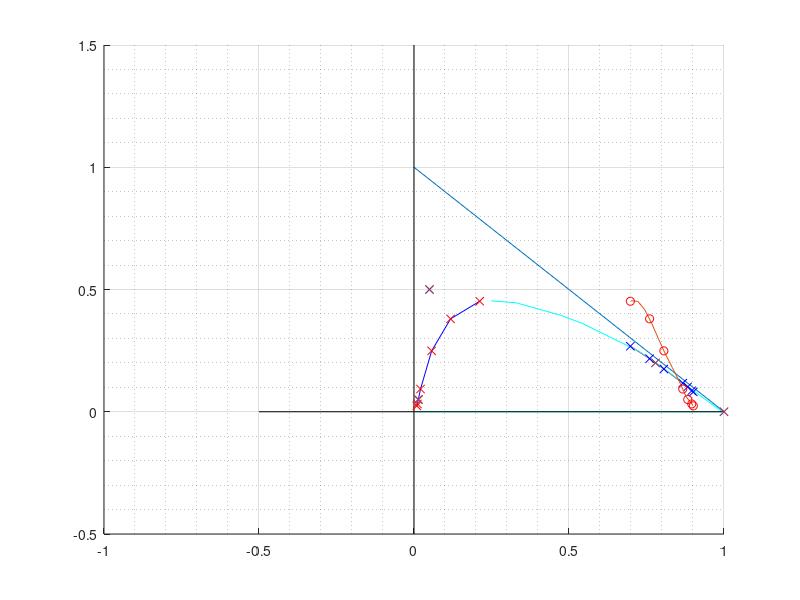
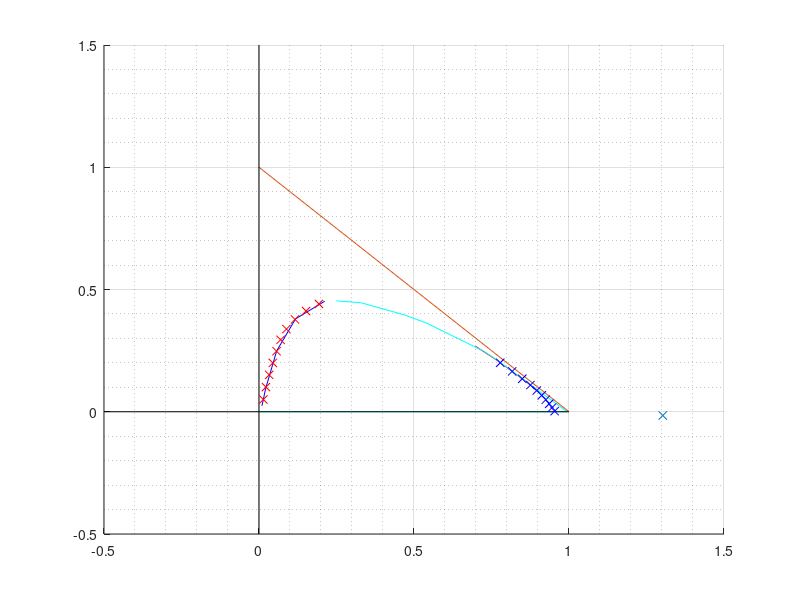
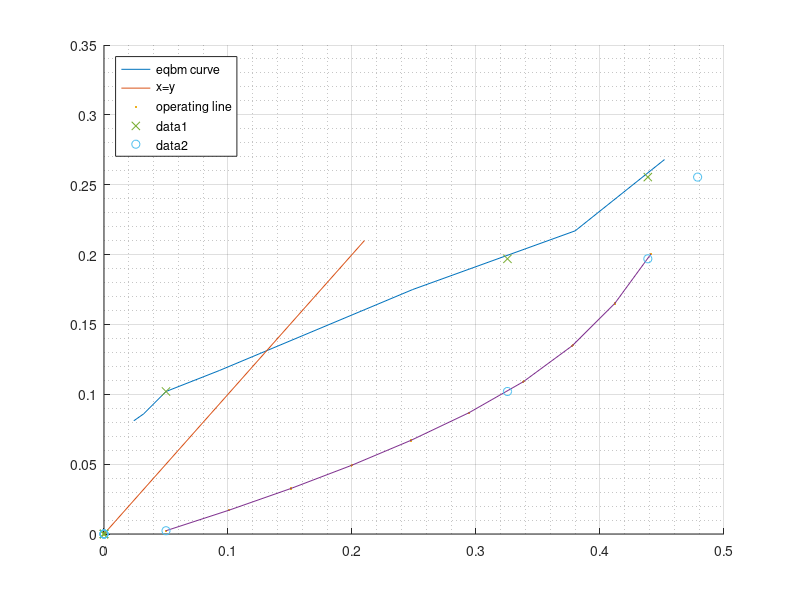

MATLAB code to generate these figures, in order:
% Ether-Carrier, Alcohol-A, Water-Solvent
clear; close all;
%% Equilibrium data
ar = 0.01*[2.4 3.2 5 9.3 24.9 38 45.2];
sr = 0.01*[0.9 1.1 1.4 2.1 5.7 11.8 21.2];
raff = spline(ar,sr);
r = spline(sr,ar);
ae = 0.01*[8.1 8.6 10.2 11.7 17.5 21.7 26.8];
se = 0.01*[90.1 89.6 88.3 86.7 80.6 76 69.8];
ext = spline(ae,se);
e = spline(se,ae);
%additional points
a_add = 0.01*[45.37 44.55 39.57 36.23 24.74 21.33 0 0];
s_add = 0.01*[24.93 33 47.01 54.11 72.52 76.61 99.4 0.5];
% %binodal curve
% a = zeros(1,22);
% a(1:7) = ar; 
% a(8:14) = ae; 
% a(15:21) = a_add(1:7);
% s = zeros(1,2);
% s(1:7) = sr; 
% s(8:14) = se; 
% s(15:21) = a_add(1:7);
% eqbm1 = spline(a,s);
% eqbm2 = spline(s,a);
%% plot
hold on;
plot(sr,ar,'b',se,ae,'r',s_add,a_add,'c');
%Completing the triangle
plot(linspace(0,1,5),1-linspace(0,1,5));
%Plotting the axes
plot(zeros(1,2),linspace(-0.5,1.5,2),'k');
plot(linspace(-0.5,1,2),zeros(1,2),'k');
plot(sr,ar,'rx',se,ae,'bx');
grid on; grid minor;
%% conjugate curve
curve = spline(se,ar);
plot(linspace(0.7,0.9,10),ppval(curve,linspace(0.7,0.9,10)),se,ar,'ro');
%% Given Feed Data
yF =0.5;
xF = 0.05;
yRN = 0.05;
xRN = ppval(raff,yRN);
yE1 = 0.2;
xE1 = ppval(ext,yE1);
plot([xF,xE1,xRN,1],[yF,yE1,yRN,0],'x');
%% Finding Del point
RS = polyfit([xRN,1],[yRN,0],1);
FE = polyfit([xE1,xF],[yE1,yF],1);
fun = @(x)(polyval(RS,x)-polyval(FE,x));
delx = fsolve(fun,0);
dely = polyval(RS,delx);
%% Drawing lines from the del point
%no. of lines
n = 10;
m = linspace(FE(1),RS(1),n);
line = @(y)(delx + 1./m.*(y-dely));
raff_int = @(y)(line(y)-ppval(raff,y));
% ext_int = @(y)(line(y)-ppval(ext,y));
xA = fsolve(raff_int,zeros(1,n)+1);
xB = line(xA);
line1 = @(x)(m.*(x-delx)+dely);
% raff_int = @(x)(line(x)-ppval(r,x));
[p,s] = polyfit(se,ae,4);
ext_int = @(x)(line1(x)-polyval(p,x));
yB = fsolve(ext_int,zeros(1,n)+1);
yA = line1(yB);
plot([xF,xE1,xRN,1],[yF,yE1,yRN,0],'x');
% % Resizing since only 7 points were properly obtained
% yB = yB(1:7);
% yA = yA(1:7);
% xA = xA(1:7);
% xB = xB(1:7);
figure();
hold on;
plot(sr,ar,'b',se,ae,'r',s_add,a_add,'c');
plot(delx,dely,'x');
%Completing the triangle
plot(linspace(0,1,5),1-linspace(0,1,5));
%Plotting the axes
plot(zeros(1,2),linspace(-0.5,1.5,2),'k');
plot(linspace(-0.5,1,2),zeros(1,2),'k');
grid on; grid minor;
plot(xB,xA,'rx',yB,yA,'bx');%,linspace(0.7,1,10),polyval(p,linspace(0.7,1,10)),'k');
%% Equilibrium projection
xeqbm = ar;
yeqbm = ae;
figure();
hold on; 
plot(xeqbm,yeqbm,[0.21,0],[0.21,0],xA,yA,'.',xA,yA);
grid on; grid minor;
legend('eqbm curve','x=y','operating line','Location','northwest');
%% Stepping
i = 1;
xy = spline(yeqbm,xeqbm);
OL = spline(xA,yA);
xcoords = zeros(1,7);
ycoords = zeros(1,7);
xcoords2 = zeros(1,8);
ycoords2 = zeros(1,8);
% y0 = 0.2;
% x0 = spline(yA,xA,y0);
% xcoords2(1)= x0;
% ycoords2(1) = y0;
% while y0>0.05
%     x0 = ppval(xy,y0);
%     xcoords(i) = x0;
%     xcoords2(i+1) = x0;
%     ycoords(i)=y0;
%     y0 = ppval(OL,x0);
%     ycoords2(i+1) = y0;
%     i = i + 1;yeqbm,xeqbm
% end
x0 = 0.05;
y0 = spline(xA,yA,x0);
yx = spline(xeqbm,yeqbm);
LO = spline(yA,xA);
xcoords2(1)= x0;
ycoords2(1) = y0;
while y0 < 0.2
    y0 = ppval(yx,x0);
    xcoords(i) = x0;
    ycoords(i)=y0;
    x0 = ppval(LO,y0);
    xcoords2(i+1) = x0;
    ycoords2(i+1) = y0;
    i = i + 1;
end
plot(xcoords,ycoords,'x',xcoords2,ycoords2,'o');
%% Extract limit
f = @(x)(ppval(yx,x)-ppval(OL,x));
xlimit = fsolve(f,0.45);
ylimit = ppval(OL,xlimit);